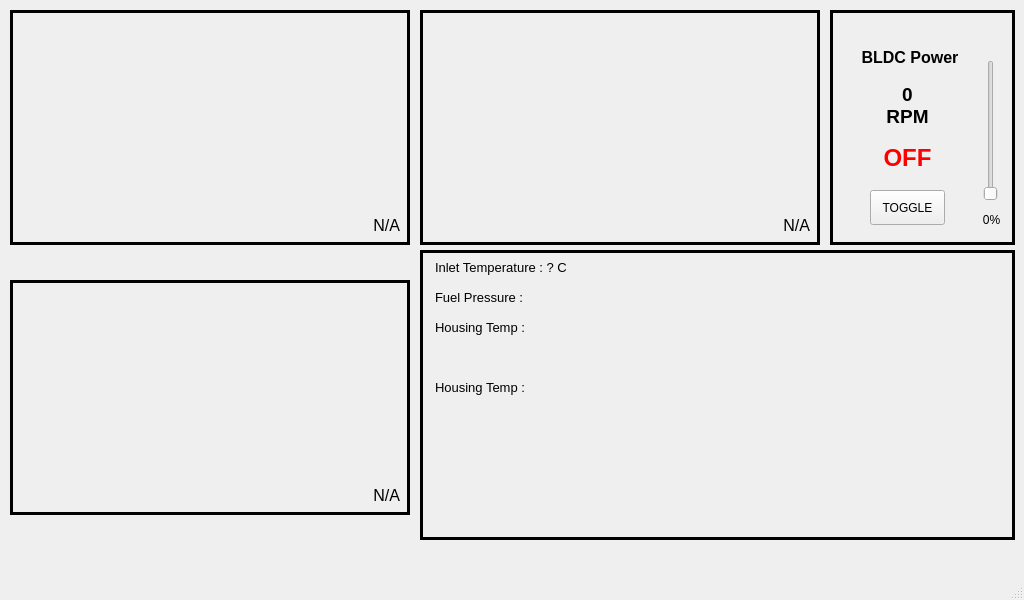
<?xml version="1.0" encoding="UTF-8"?>
<ui version="4.0">
 <class>MainWindow</class>
 <widget class="QMainWindow" name="MainWindow">
  <property name="enabled">
   <bool>true</bool>
  </property>
  <property name="geometry">
   <rect>
    <x>0</x>
    <y>0</y>
    <width>1024</width>
    <height>600</height>
   </rect>
  </property>
  <property name="windowTitle">
   <string>MainWindow</string>
  </property>
  <widget class="QWidget" name="centralwidget">
   <widget class="QFrame" name="ThrustFrame">
    <property name="geometry">
     <rect>
      <x>10</x>
      <y>10</y>
      <width>400</width>
      <height>235</height>
     </rect>
    </property>
    <property name="frameShape">
     <enum>QFrame::Shape::Box</enum>
    </property>
    <property name="frameShadow">
     <enum>QFrame::Shadow::Plain</enum>
    </property>
    <property name="lineWidth">
     <number>3</number>
    </property>
    <widget class="QWidget" name="ThrustGraph" native="true">
     <property name="geometry">
      <rect>
       <x>0</x>
       <y>0</y>
       <width>400</width>
       <height>200</height>
      </rect>
     </property>
    </widget>
    <widget class="QLabel" name="ThrustV">
     <property name="geometry">
      <rect>
       <x>5</x>
       <y>200</y>
       <width>385</width>
       <height>30</height>
      </rect>
     </property>
     <property name="font">
      <font>
       <pointsize>12</pointsize>
      </font>
     </property>
     <property name="text">
      <string>N/A</string>
     </property>
     <property name="alignment">
      <set>Qt::AlignmentFlag::AlignRight|Qt::AlignmentFlag::AlignTrailing|Qt::AlignmentFlag::AlignVCenter</set>
     </property>
    </widget>
   </widget>
   <widget class="QFrame" name="CombustTempFrame">
    <property name="geometry">
     <rect>
      <x>420</x>
      <y>10</y>
      <width>400</width>
      <height>235</height>
     </rect>
    </property>
    <property name="frameShape">
     <enum>QFrame::Shape::Box</enum>
    </property>
    <property name="frameShadow">
     <enum>QFrame::Shadow::Plain</enum>
    </property>
    <property name="lineWidth">
     <number>3</number>
    </property>
    <widget class="QWidget" name="CombustTempGraph" native="true">
     <property name="geometry">
      <rect>
       <x>0</x>
       <y>0</y>
       <width>400</width>
       <height>200</height>
      </rect>
     </property>
    </widget>
    <widget class="QLabel" name="CombustTempV">
     <property name="geometry">
      <rect>
       <x>5</x>
       <y>200</y>
       <width>385</width>
       <height>30</height>
      </rect>
     </property>
     <property name="font">
      <font>
       <pointsize>12</pointsize>
      </font>
     </property>
     <property name="text">
      <string>N/A</string>
     </property>
     <property name="alignment">
      <set>Qt::AlignmentFlag::AlignRight|Qt::AlignmentFlag::AlignTrailing|Qt::AlignmentFlag::AlignVCenter</set>
     </property>
    </widget>
   </widget>
   <widget class="QFrame" name="BLDCFrame">
    <property name="geometry">
     <rect>
      <x>830</x>
      <y>10</y>
      <width>185</width>
      <height>235</height>
     </rect>
    </property>
    <property name="frameShape">
     <enum>QFrame::Shape::Box</enum>
    </property>
    <property name="lineWidth">
     <number>3</number>
    </property>
    <widget class="QSlider" name="BLDC_Speed_Bar">
     <property name="geometry">
      <rect>
       <x>150</x>
       <y>50</y>
       <width>22</width>
       <height>141</height>
      </rect>
     </property>
     <property name="orientation">
      <enum>Qt::Orientation::Vertical</enum>
     </property>
    </widget>
    <widget class="QLabel" name="BLDC_Status_Text">
     <property name="geometry">
      <rect>
       <x>5</x>
       <y>30</y>
       <width>150</width>
       <height>35</height>
      </rect>
     </property>
     <property name="font">
      <font>
       <family>Tahoma</family>
       <pointsize>12</pointsize>
       <bold>true</bold>
      </font>
     </property>
     <property name="layoutDirection">
      <enum>Qt::LayoutDirection::LeftToRight</enum>
     </property>
     <property name="text">
      <string>BLDC Power</string>
     </property>
     <property name="alignment">
      <set>Qt::AlignmentFlag::AlignCenter</set>
     </property>
    </widget>
    <widget class="QLabel" name="BLDC_Status_Label">
     <property name="geometry">
      <rect>
       <x>40</x>
       <y>130</y>
       <width>75</width>
       <height>35</height>
      </rect>
     </property>
     <property name="palette">
      <palette>
       <active>
        <colorrole role="WindowText">
         <brush brushstyle="SolidPattern">
          <color alpha="255">
           <red>255</red>
           <green>0</green>
           <blue>0</blue>
          </color>
         </brush>
        </colorrole>
       </active>
       <inactive>
        <colorrole role="WindowText">
         <brush brushstyle="SolidPattern">
          <color alpha="255">
           <red>255</red>
           <green>0</green>
           <blue>0</blue>
          </color>
         </brush>
        </colorrole>
       </inactive>
       <disabled/>
      </palette>
     </property>
     <property name="font">
      <font>
       <family>Tahoma</family>
       <pointsize>18</pointsize>
       <bold>true</bold>
      </font>
     </property>
     <property name="text">
      <string>OFF</string>
     </property>
     <property name="alignment">
      <set>Qt::AlignmentFlag::AlignCenter</set>
     </property>
    </widget>
    <widget class="QPushButton" name="BLDC_Toggle_Button">
     <property name="enabled">
      <bool>true</bool>
     </property>
     <property name="geometry">
      <rect>
       <x>40</x>
       <y>180</y>
       <width>75</width>
       <height>35</height>
      </rect>
     </property>
     <property name="text">
      <string>TOGGLE</string>
     </property>
    </widget>
    <widget class="QLabel" name="BLDC_Speed_Label">
     <property name="geometry">
      <rect>
       <x>130</x>
       <y>200</y>
       <width>63</width>
       <height>20</height>
      </rect>
     </property>
     <property name="text">
      <string>0%</string>
     </property>
     <property name="alignment">
      <set>Qt::AlignmentFlag::AlignCenter</set>
     </property>
    </widget>
    <widget class="QLabel" name="BLDC_RPM">
     <property name="geometry">
      <rect>
       <x>40</x>
       <y>60</y>
       <width>75</width>
       <height>71</height>
      </rect>
     </property>
     <property name="palette">
      <palette>
       <active>
        <colorrole role="WindowText">
         <brush brushstyle="SolidPattern">
          <color alpha="255">
           <red>0</red>
           <green>0</green>
           <blue>0</blue>
          </color>
         </brush>
        </colorrole>
       </active>
       <inactive>
        <colorrole role="WindowText">
         <brush brushstyle="SolidPattern">
          <color alpha="255">
           <red>0</red>
           <green>0</green>
           <blue>0</blue>
          </color>
         </brush>
        </colorrole>
       </inactive>
       <disabled/>
      </palette>
     </property>
     <property name="font">
      <font>
       <family>Tahoma</family>
       <pointsize>14</pointsize>
       <bold>true</bold>
      </font>
     </property>
     <property name="text">
      <string>0
RPM</string>
     </property>
     <property name="alignment">
      <set>Qt::AlignmentFlag::AlignCenter</set>
     </property>
    </widget>
   </widget>
   <widget class="QFrame" name="CompPressureFrame">
    <property name="geometry">
     <rect>
      <x>10</x>
      <y>280</y>
      <width>400</width>
      <height>235</height>
     </rect>
    </property>
    <property name="frameShape">
     <enum>QFrame::Shape::Box</enum>
    </property>
    <property name="frameShadow">
     <enum>QFrame::Shadow::Plain</enum>
    </property>
    <property name="lineWidth">
     <number>3</number>
    </property>
    <widget class="QWidget" name="CompPressureGraph" native="true">
     <property name="geometry">
      <rect>
       <x>0</x>
       <y>0</y>
       <width>400</width>
       <height>200</height>
      </rect>
     </property>
    </widget>
    <widget class="QLabel" name="CompPressureV">
     <property name="geometry">
      <rect>
       <x>5</x>
       <y>200</y>
       <width>385</width>
       <height>30</height>
      </rect>
     </property>
     <property name="font">
      <font>
       <pointsize>12</pointsize>
      </font>
     </property>
     <property name="text">
      <string>N/A</string>
     </property>
     <property name="alignment">
      <set>Qt::AlignmentFlag::AlignRight|Qt::AlignmentFlag::AlignTrailing|Qt::AlignmentFlag::AlignVCenter</set>
     </property>
    </widget>
   </widget>
   <widget class="QFrame" name="LabelFrame">
    <property name="geometry">
     <rect>
      <x>420</x>
      <y>250</y>
      <width>595</width>
      <height>290</height>
     </rect>
    </property>
    <property name="frameShape">
     <enum>QFrame::Shape::Box</enum>
    </property>
    <property name="frameShadow">
     <enum>QFrame::Shadow::Plain</enum>
    </property>
    <property name="lineWidth">
     <number>3</number>
    </property>
    <widget class="QLabel" name="CompTempV">
     <property name="geometry">
      <rect>
       <x>15</x>
       <y>10</y>
       <width>250</width>
       <height>25</height>
      </rect>
     </property>
     <property name="font">
      <font>
       <pointsize>10</pointsize>
      </font>
     </property>
     <property name="text">
      <string>Inlet Temperature : ? C</string>
     </property>
     <property name="alignment">
      <set>Qt::AlignmentFlag::AlignLeading|Qt::AlignmentFlag::AlignLeft|Qt::AlignmentFlag::AlignTop</set>
     </property>
    </widget>
    <widget class="QLabel" name="FuelPressure">
     <property name="geometry">
      <rect>
       <x>15</x>
       <y>40</y>
       <width>250</width>
       <height>25</height>
      </rect>
     </property>
     <property name="font">
      <font>
       <pointsize>10</pointsize>
      </font>
     </property>
     <property name="text">
      <string>Fuel Pressure : </string>
     </property>
     <property name="alignment">
      <set>Qt::AlignmentFlag::AlignLeading|Qt::AlignmentFlag::AlignLeft|Qt::AlignmentFlag::AlignTop</set>
     </property>
    </widget>
    <widget class="QLabel" name="label_6">
     <property name="geometry">
      <rect>
       <x>15</x>
       <y>70</y>
       <width>250</width>
       <height>25</height>
      </rect>
     </property>
     <property name="font">
      <font>
       <pointsize>10</pointsize>
      </font>
     </property>
     <property name="text">
      <string>Housing Temp : </string>
     </property>
     <property name="alignment">
      <set>Qt::AlignmentFlag::AlignLeading|Qt::AlignmentFlag::AlignLeft|Qt::AlignmentFlag::AlignTop</set>
     </property>
    </widget>
    <widget class="QLabel" name="label_7">
     <property name="geometry">
      <rect>
       <x>15</x>
       <y>130</y>
       <width>250</width>
       <height>25</height>
      </rect>
     </property>
     <property name="font">
      <font>
       <pointsize>10</pointsize>
      </font>
     </property>
     <property name="text">
      <string>Housing Temp : </string>
     </property>
     <property name="alignment">
      <set>Qt::AlignmentFlag::AlignLeading|Qt::AlignmentFlag::AlignLeft|Qt::AlignmentFlag::AlignTop</set>
     </property>
    </widget>
   </widget>
  </widget>
  <widget class="QMenuBar" name="menubar">
   <property name="geometry">
    <rect>
     <x>0</x>
     <y>0</y>
     <width>1024</width>
     <height>26</height>
    </rect>
   </property>
  </widget>
  <widget class="QStatusBar" name="statusbar"/>
 </widget>
 <resources/>
 <connections/>
</ui>
